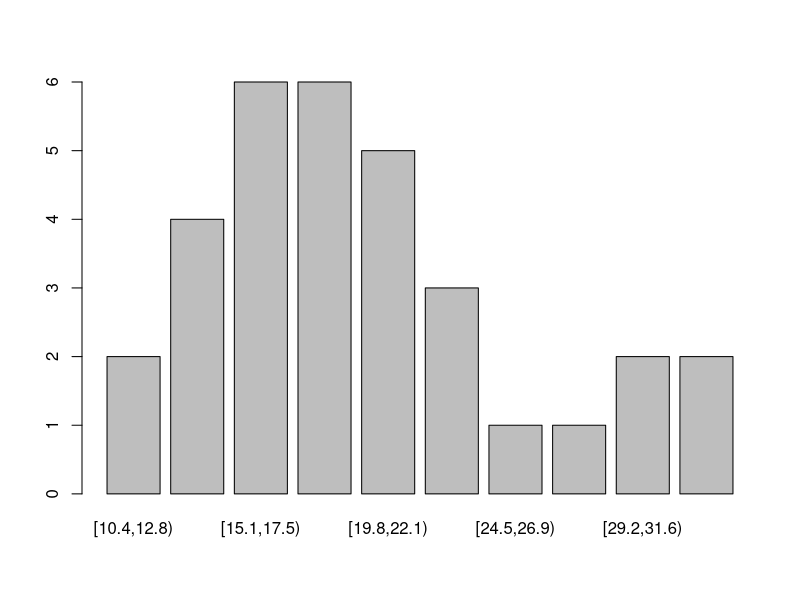
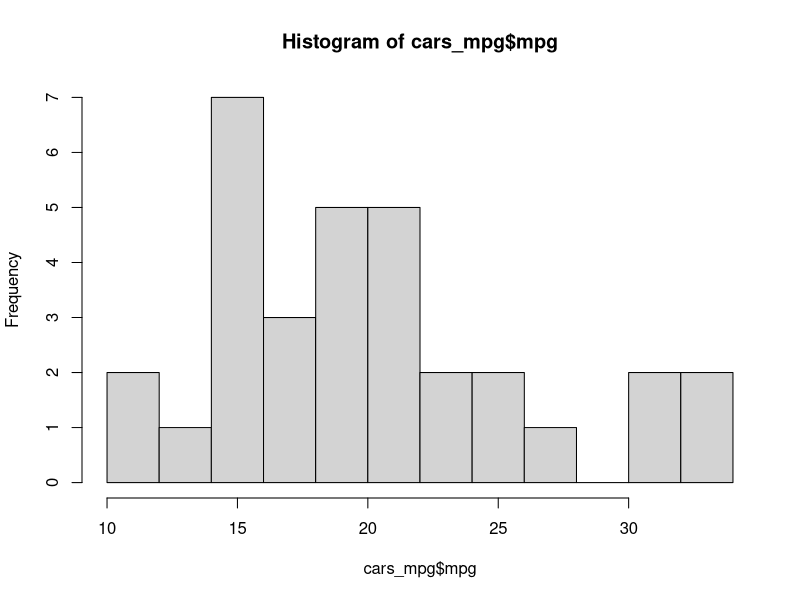
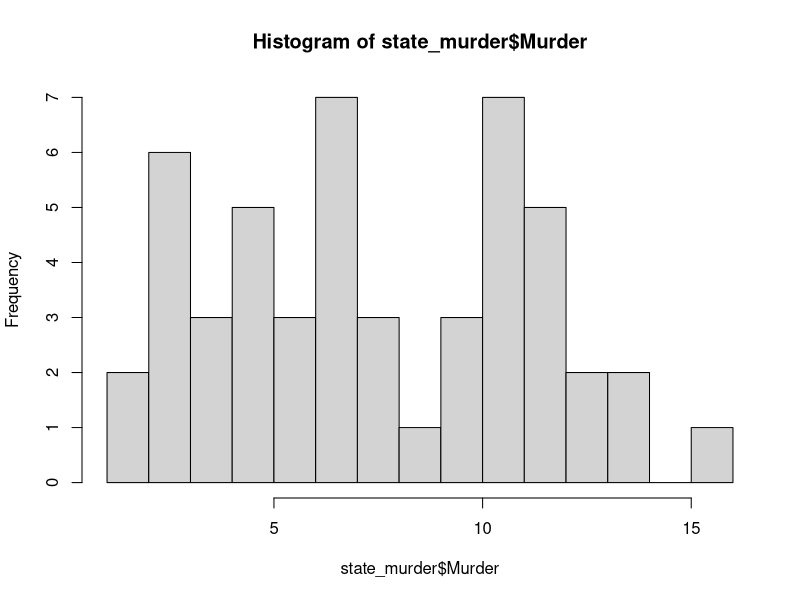

Write R code to recreate these figures, in order. (Note: this script raises an error after producing the figures.)
## ---- chunk 1
cars_mpg <- subset(mtcars, select = "mpg")
min_mpg <- min(cars_mpg)
max_mpg <- max(cars_mpg)
breaks <- seq(from = min_mpg, to = max_mpg, length = 11)
cars_mpg_binned <- cut(cars_mpg$mpg, breaks = breaks, right = FALSE, include.lowest = TRUE)
#cars_mpg_binned
barplot(table(cars_mpg_binned))
## ---- chunk 2
cars_mpg <- subset(mtcars, select = "mpg")
hist(cars_mpg$mpg, breaks = 10)
## ---- chunk 3
state_x77_df <- data.frame(state.x77)
str(state_x77_df)
## ---- chunk 4
#(help(state.x77)
#??state.x77
state_x77_df
## ---- chunk 5
state_murder <- subset(state_x77_df, select = "Murder")
state_murder
## ---- chunk 6
hist(state_murder$Murder, breaks = 10)
## ---- chunk 7
min_murder <- min(state_murder)
max_murder <- max(state_murder)
breaks <- seq(from = min_murder, to = max_murder, length = 10)
state_murder_binned <- cut(state_murder$murder, breaks = breaks, right = FALSE, include.lowest = TRUE)
#cars_mpg_binned
barplot(table(state_murder_binned))
## ---- chunk 8
proportions <- c(0.05, 0.1, 0.15, 0.2, 0.2, 0.2, 0.1)
names(proportions) <- c("M", "Tu", "W", "Th", "F", "Sa", "Su")
proportions

observed <- c(20, 28, 48, 56, 58, 66, 32)
chisq.test(x = observed, p = proportions)
## ---- chunk 9
expected <- proportions * sum(observed)
expected

chi_2 <- sum((observed - expected) ^2 /expected)
chi_2
